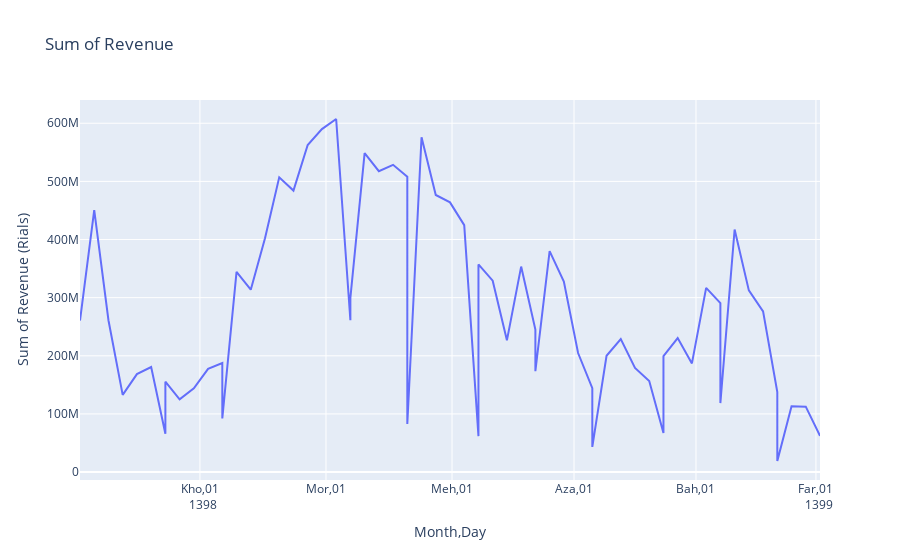

Notebook source saved alongside this figure:
### Markdown cell above
### 4)

### Code cell
transaction['revenue'] = transaction['Paid Amount'] * 0.1

# groupby week
transactions_per_week = transaction.groupby(by=[transaction['DateTime'].dt.year, transaction['DateTime'].dt.month, pd.Grouper(key='DateTime', freq='W-Sun')])

# sum revenue
transactions_per_week_sum = transactions_per_week['revenue'].sum()
transactions_per_week_sum
multi_index = list(transactions_per_week_sum.index)
index = list(map(lambda x: x[2], multi_index))
transactions_per_week_sum.index = index

fig = go.Figure()
fig.add_trace(go.Scatter(x=list(transactions_per_week_sum.index), y=list(transactions_per_week_sum)))
fig.update_layout(title_text="Sum of Revenue")
fig.update_xaxes(title_text="Month,Day")
fig.update_yaxes(title_text="Sum of Revenue (Rials)")
fig.update_xaxes(calendar='jalali', tickformat="%b,%d\n\n\n%Y")
